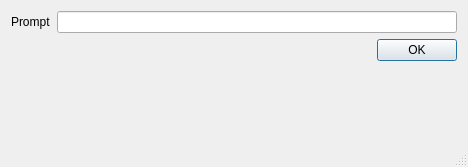
<?xml version="1.0" encoding="UTF-8"?>
<ui version="4.0">
 <class>PythonReadlineDialog</class>
 <widget class="QDialog" name="PythonReadlineDialog">
  <property name="windowModality">
   <enum>Qt::WindowModal</enum>
  </property>
  <property name="geometry">
   <rect>
    <x>0</x>
    <y>0</y>
    <width>468</width>
    <height>167</height>
   </rect>
  </property>
  <property name="windowTitle">
   <string>Python Readline</string>
  </property>
  <property name="sizeGripEnabled">
   <bool>true</bool>
  </property>
  <property name="modal">
   <bool>true</bool>
  </property>
  <layout class="QVBoxLayout" name="verticalLayout">
   <item>
    <layout class="QHBoxLayout" name="horizontalLayout">
     <item>
      <widget class="QLabel" name="prompt_label">
       <property name="text">
        <string>Prompt</string>
       </property>
      </widget>
     </item>
     <item>
      <widget class="QLineEdit" name="input_lineedit"/>
     </item>
    </layout>
   </item>
   <item>
    <widget class="QDialogButtonBox" name="main_buttonbox">
     <property name="standardButtons">
      <set>QDialogButtonBox::Ok</set>
     </property>
    </widget>
   </item>
   <item>
    <spacer name="verticalSpacer">
     <property name="orientation">
      <enum>Qt::Vertical</enum>
     </property>
     <property name="sizeHint" stdset="0">
      <size>
       <width>1</width>
       <height>0</height>
      </size>
     </property>
    </spacer>
   </item>
  </layout>
 </widget>
 <resources>
  <include location="../qt-resources/qt_widgets.qrc"/>
 </resources>
 <connections>
  <connection>
   <sender>main_buttonbox</sender>
   <signal>accepted()</signal>
   <receiver>PythonReadlineDialog</receiver>
   <slot>accept()</slot>
   <hints>
    <hint type="sourcelabel">
     <x>233</x>
     <y>78</y>
    </hint>
    <hint type="destinationlabel">
     <x>233</x>
     <y>83</y>
    </hint>
   </hints>
  </connection>
 </connections>
</ui>
